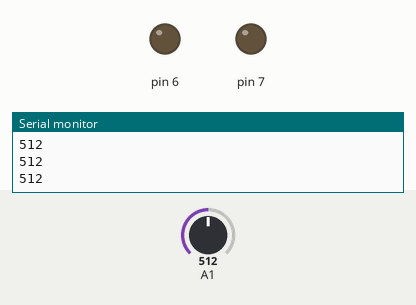
This sketch was run on a simulated Arduino Uno, built with avr-gcc and run on an emulated ATmega328P. Parts: output pins drawn as LEDs (lit = HIGH), the last lines printed to the serial monitor. Inputs (shaded band) come from the test bench; at power-on: A1 = 512.

Above: at 5.2 s.
5.3 s: A1 set to 540
At 6.4 s:
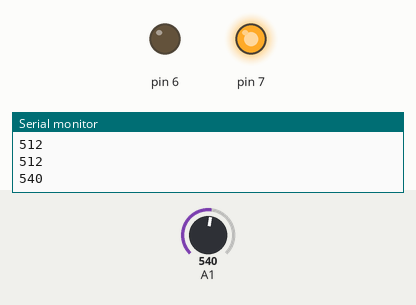
6.9 s: A1 set to 510
At 9.8 s:
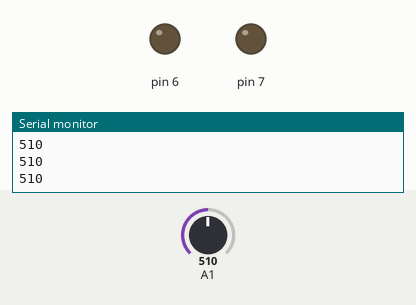
9.9 s: A1 set to 485
At 11.1 s:
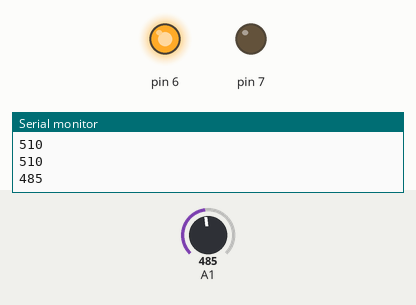
11.5 s: A1 set to 716
At 15.2 s:
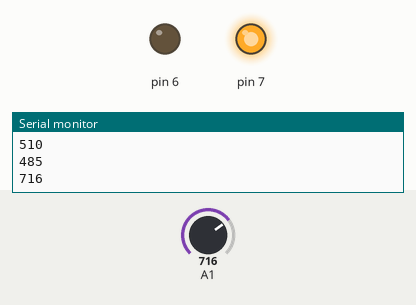
Timing chart, 0 to 15.5 s (numbered marks = the images above; inputs shaded):
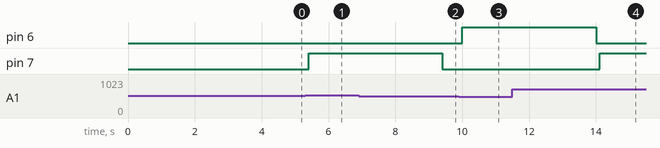

Measured:
- the behaviour switches between 527 and 528 on A1 (found by bisection; images 0 and 1)
- the behaviour switches between 497 and 496 on A1 (found by bisection; images 2 and 3)
- after the input at 5.3 s, pin 7: LOW → HIGH after 0.11 s
- after the input at 6.9 s, pin 7: goes on until 9.4 s, then stays LOW
- after the input at 9.9 s, pin 6: LOW → HIGH after 0.11 s
- after the input at 11.5 s, pin 6: goes on until 14.0 s, then stays LOW; pin 7: LOW → HIGH after 2.6 s

The sketch:

analogToSerialNotPhoton.ino
```cpp
/*
 * Not written for photon
 */

#define numMeasurements 20
#define THRESHOLD 15

int pirValue;
int pirValues[20];
int counter = 0;
int mean;

void setup() {
  int i;
  Serial.begin(9600);
  analogReference(INTERNAL);
  pinMode(A1, INPUT);
  pinMode(7, OUTPUT);
  pinMode(6, OUTPUT);
  delay(2000);
  for(i = 0; i < numMeasurements; i++) {
    pirValues[i] = analogRead(A1);
    delay(100);
  }
}

int getMean() {
  int i, sum;
  for(i = 0, sum = 0; i < numMeasurements; i++) {
    sum += pirValues[i];
  }
  return sum / numMeasurements;
}

void loop() {
  pirValue = analogRead(A1);
  delay(100);
  Serial.print(pirValue);
  Serial.print('\n');

  pirValues[counter % numMeasurements] = pirValue;
  mean = getMean();
  if(pirValue - THRESHOLD > mean) {
    digitalWrite(7, HIGH);
    delay(4000);
    digitalWrite(7, LOW);
  }

  if(pirValue + THRESHOLD < mean) {
    digitalWrite(6, HIGH);
    delay(4000);
    digitalWrite(6, LOW);
  }

  counter++;
}
```
